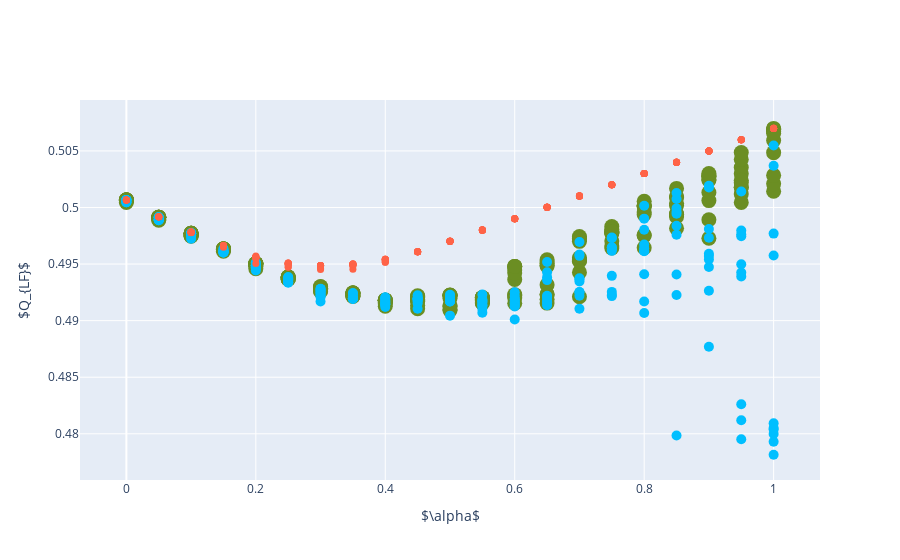

The notebook cell this image was saved under:
### Code cell
plot_dots_2d(Q_lf, '$Q_{LF}$', 'data/plots/polblogs/pol_lf.pdf')

### Figure 1 — Plotly figure (JSON) as saved in the notebook; plotly's stock layout.template omitted (floating-point values rounded to 4 significant figures; data arrays with more than 128 entries replaced by an {"elided": "..."} marker saying what was removed)
{"data": [{"line": {"color": "olivedrab", "dash": "dash", "width": 2}, "marker": {"size": 15}, "mode": "markers", "name": "Early Fusion", "type": "scatter", "x": {"elided": "210 float values"}, "y": {"elided": "210 float values"}}, {"line": {"color": "deepskyblue", "dash": "dash", "width": 2}, "marker": {"size": 10}, "mode": "markers", "name": "Simultaneous Fusion", "type": "scatter", "x": {"elided": "210 float values"}, "y": {"elided": "210 float values"}}, {"line": {"color": "tomato", "dash": "dash", "width": 2}, "marker": {"size": 7}, "mode": "markers", "name": "Late Fusion", "type": "scatter", "x": {"elided": "210 float values"}, "y": {"elided": "210 float values"}}], "layout": {"showlegend": false, "xaxis": {"title": {"text": "$\\alpha$"}}, "yaxis": {"title": {"text": "$Q_{LF}$"}}}}
